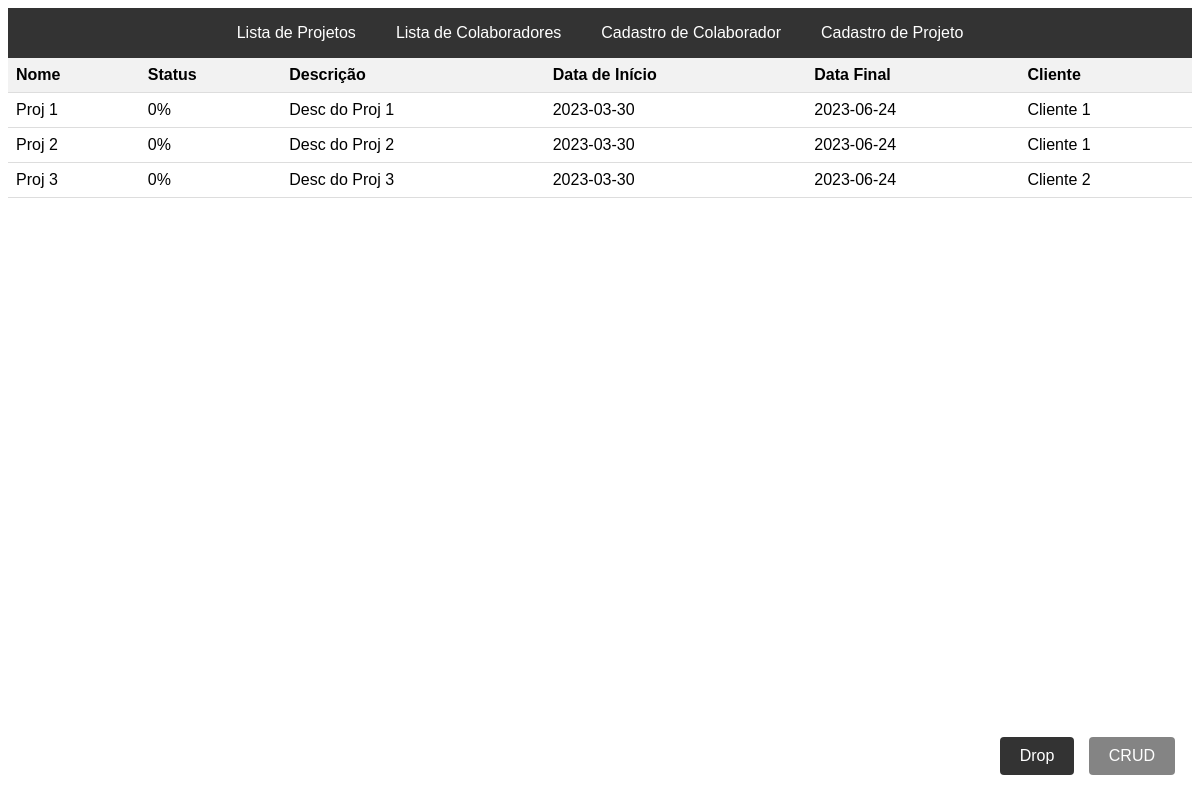
Screenshot of /Projeto/index.php with the database file from the repository.
### tables this page shows
CREATE TABLE Projeto (
    id INTEGER PRIMARY KEY AUTO_INCREMENT,
    nome VARCHAR(32),
    status INTEGER,
    descricao VARCHAR(255),
    dataInicio DATE,
    dataPrevista DATE,
    dataFim DATE,
    clienteID INTEGER
);

CREATE TABLE Cliente (
    id INTEGER PRIMARY KEY AUTO_INCREMENT,
    nome VARCHAR(32),
    email VARCHAR(50),
    telefone VARCHAR(14),
    cep VARCHAR(9)
);

### Projeto/index.php (the view, shortened to what this page needs)
<!DOCTYPE html>
<html>
<head>
</head>
<body>
  <div class="navbar">
    <ul>
      <li class="clickable"><a onclick="listaProjetos()">Lista de Projetos</a> </li>
      <li class="clickable"><a onclick="listaColaboradores()">Lista de Colaboradores</a> </li>
      <li><a href="cadastro_colab.php">Cadastro de Colaborador</a></li>
      <li><a href="criandoProjetoInicial.php">Cadastro de Projeto</a></li>
    </ul>
  </div>
  <table id = "projetos">
    <tr>
      <th>Nome</th>
      <th>Status</th>
      <th>Descrição</th>
      <th>Data de Início</th>
      <th>Data Final</th>
      <th>Cliente</th>
    </tr>
  <?php
  include("conexao.php");
    $test_table = "CREATE TABLE IF NOT EXISTS Projeto (nome int)";
    mysqli_query($mysqli, $test_table);
    $test_table = "SELECT nome FROM Projeto";
    $result = mysqli_query($mysqli, $test_table);
if (mysqli_num_rows($result) != 0) {
  $result = "SELECT Projeto.nome, Projeto.id, status, descricao, dataInicio, dataPrevista, Cliente.nome AS clienteNome
             FROM Projeto
             INNER JOIN Cliente ON Projeto.clienteID = Cliente.id;";
    $resultado = mysqli_query($mysqli, $result);
  while($row = mysqli_fetch_assoc($resultado)){
  ?>
    <tr onclick="window.location='projeto.php?<?php echo $row['id'];?>';" class="clickable">
      <td><?php echo $row['nome'];?></td>
      <td><?php echo $row['status'];?>%</td>
      <td style="max-width: 200px;
                overflow: hidden;
                white-space: nowrap;
                text-overflow: ellipsis;">
          <?php echo $row['descricao'];?></td>
      <td><?php echo $row['dataInicio'];?></td>
      <td><?php echo $row['dataPrevista'];?></td>
      <td><?php echo $row['clienteNome'];?></td>
    </tr>
  <?php } }else{
    $test_table = "DROP TABLE Projeto";
    mysqli_query($mysqli, $test_table);
  }?>
  </table>
  <div class="container">
  <form method="POST" action="">
    <button type="submit" class="button" id="drop" value="drop" name="drop">Drop</button>
    <button type="submit" class="button" id="crud" value="crud" name="crud">CRUD</button>
  </form>
  </div>
</body>
</html>

### Projeto/index.php (style rules this page uses)
body { font-family: Arial, sans-serif; }
table { border-collapse: collapse; width: 100%; }
th, td { padding: 8px; text-align: left; border-bottom: 1px solid #ddd; }
th { background-color: #f2f2f2; }
.navbar { background-color: #333; height: 50px; }
.navbar ul { list-style-type: none; margin: 0; padding: 0; display: flex; justify-content: center; align-items: center; height: 100%; }
.navbar li { margin-right: 20px; }
.navbar li:last-child { margin-right: 0; }
.navbar li a { color: #fff; text-decoration: none; padding: 10px; }
.clickable { cursor: pointer; }
.container { position: fixed; bottom: 20px; right: 20px; text-align: center; margin: 0; }
.button { padding: 10px 20px; font-size: 16px; background-color: #333; color: white; border: none; border-radius: 4px; cursor: pointer; margin: 5px; }
.disabled-button { cursor: not-allowed; opacity: 0.6; }

### rows the page displays
projeto: nome "Proj 1", status "0", descricao "Desc do Proj 1", dataInicio "2023-03-30", dataPrevista "2023-06-24", clienteID.nome "Cliente 1"
projeto: nome "Proj 2", status "0", descricao "Desc do Proj 2", dataInicio "2023-03-30", dataPrevista "2023-06-24", clienteID.nome "Cliente 1"
projeto: nome "Proj 3", status "0", descricao "Desc do Proj 3", dataInicio "2023-03-30", dataPrevista "2023-06-24", clienteID.nome "Cliente 2"
